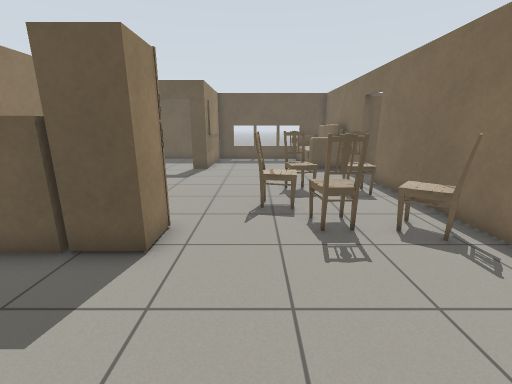
view 1 (above)

21 first-person views from a walk through a robot-simulator world made for Gazebo. The camera is 1.2 m above the floor, tilts 14° down and sees 90° across. The floor is counted in squares, 0.5 m on a side. Each view is taken from the middle of a square. On the plan, view 1 faces up. The plan holds only what a view shows up to about 17 squares ahead; the rest is blank.

view 2
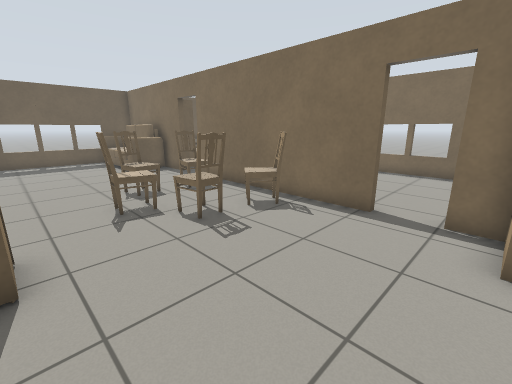

view 3
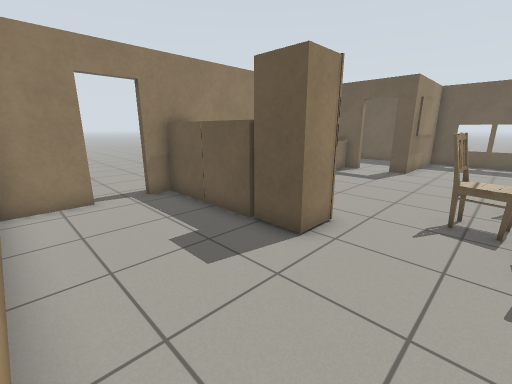

view 4
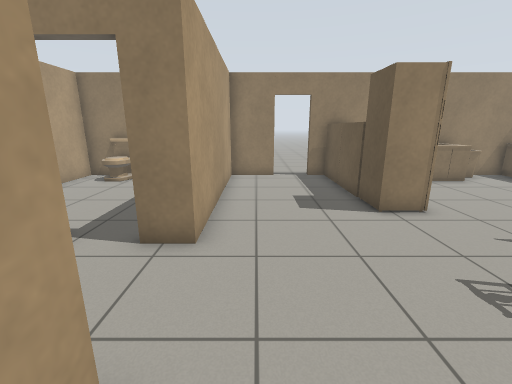

view 5
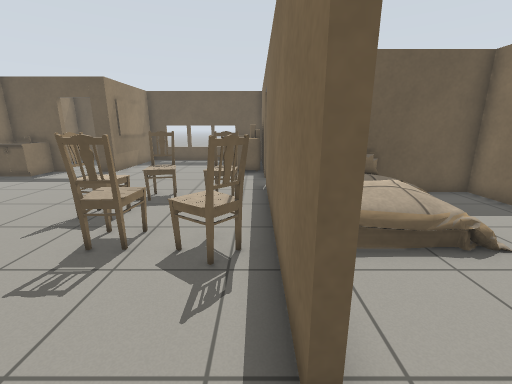

view 6
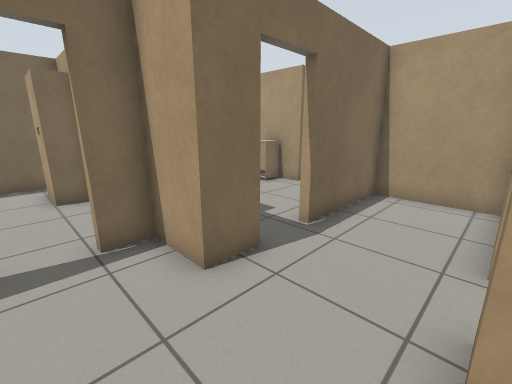

view 7
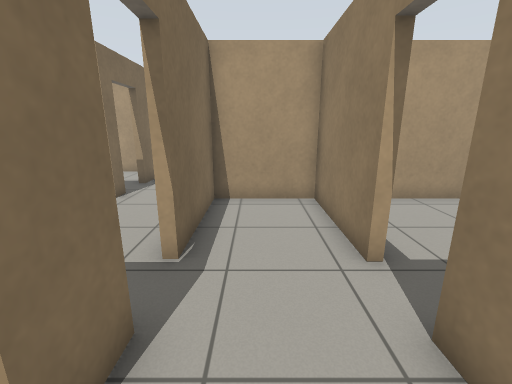

view 8
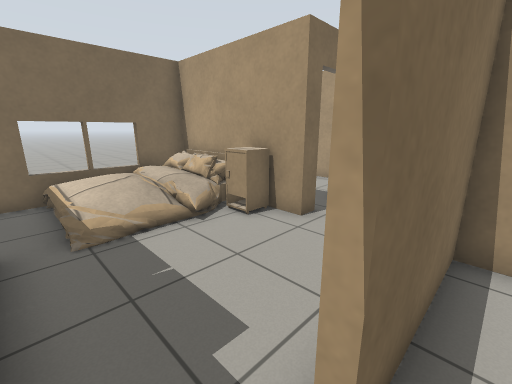

view 9
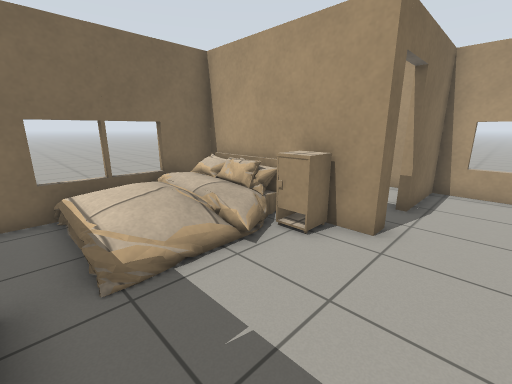

view 10
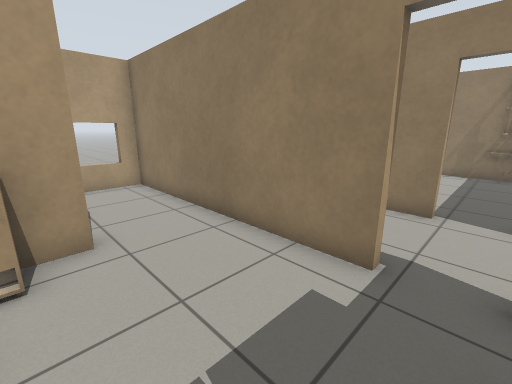

view 11
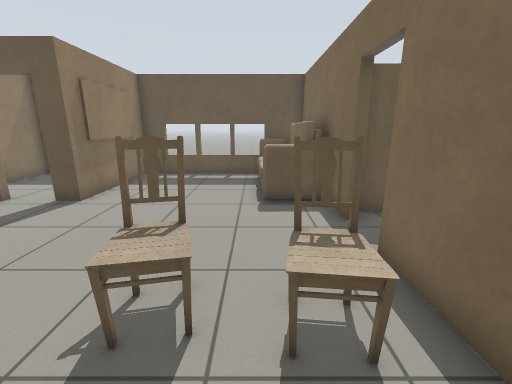

view 12
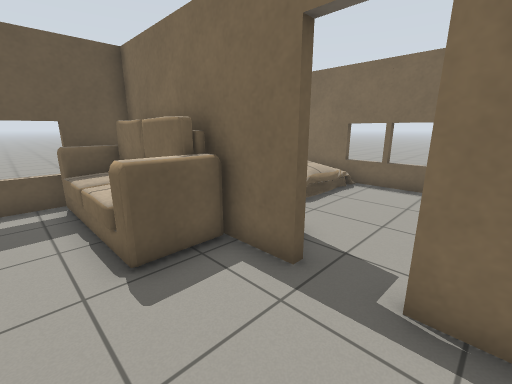

view 13
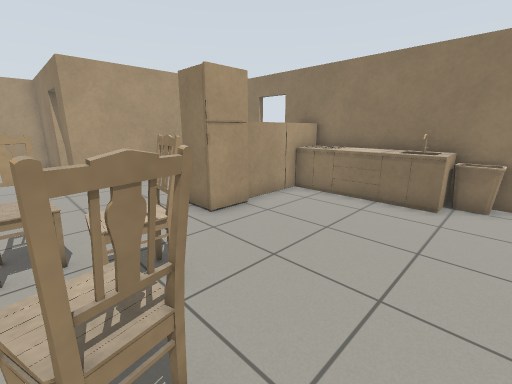

view 14
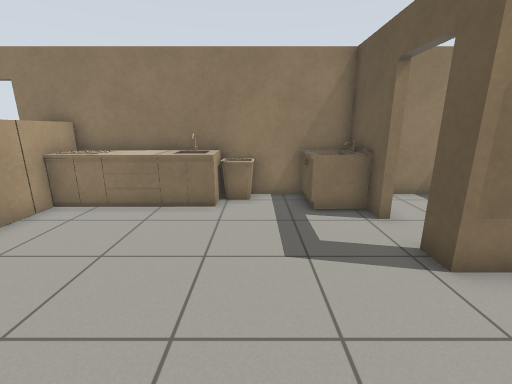

view 15
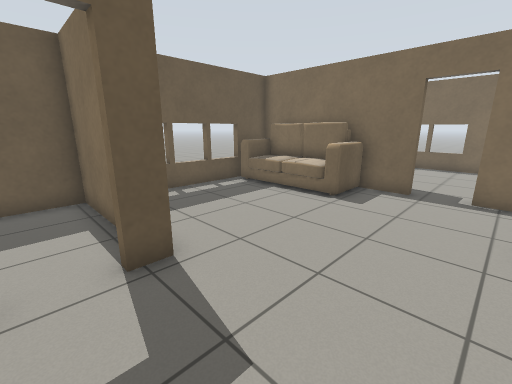

view 16
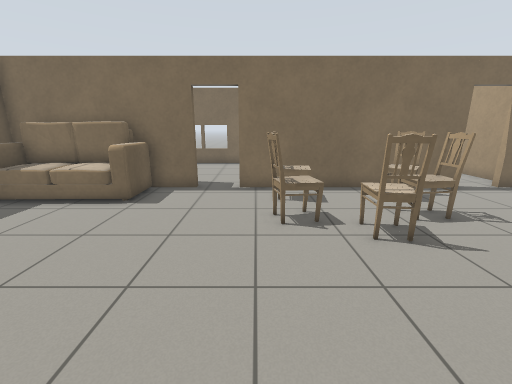

view 17
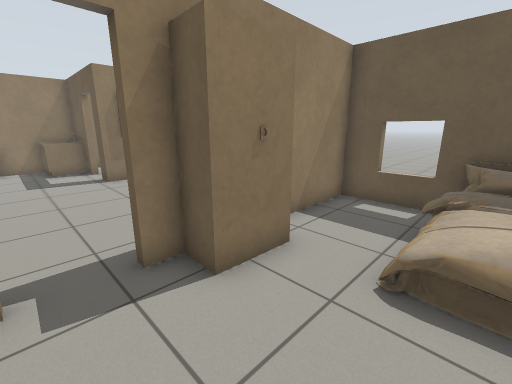

view 18
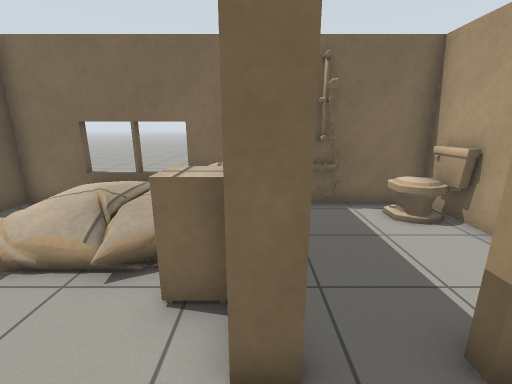

view 19
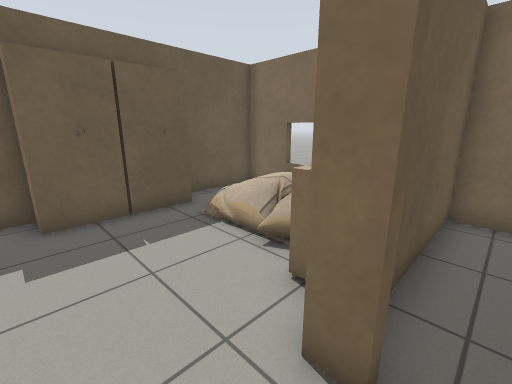

view 20
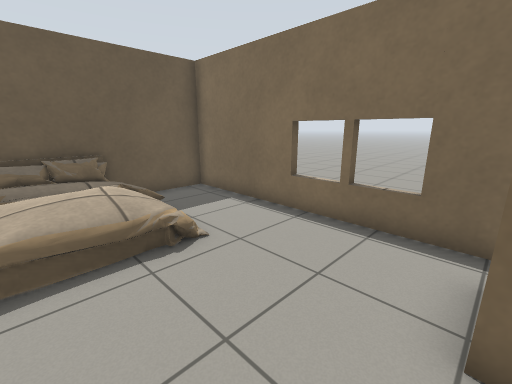

view 21
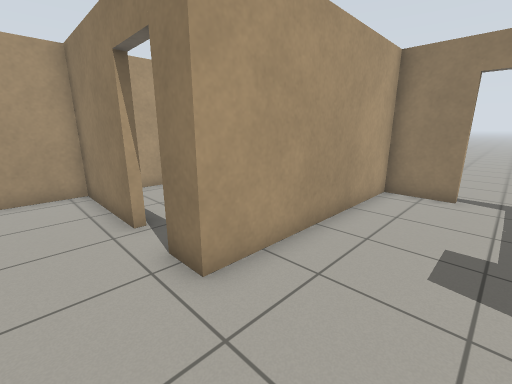

### Floor plan
Key: @ floor where view 1 was taken; # wall or solid block; . floor; D open door; = window, fence, low wall or low ledge.
Columns run from 10 left of view 1 to 13 right of it. Each row starts with its distance up from view 1.
 21  ##  ####=#=#=####=##
 20  #.  ..#.....=##...==
 19  #.. ..#.....==#...==
 18  #.....#.....==#...==  #
 17  #.....#.....==#...====#
 16  #...DD#.....=####.=====
 15   ##=DD.......=###.....#
 14  ##=...........##......=
 13  #.............DD......#
 12  ##............DD......#
 11   #.............########
 10   #=.......=#.#.#=#=...#
  9   #=..........=.#====..#
  8   #=......==....#====..#
  7   #=........=...#====..#
  6   #=...##...#.=##====..#
  5  ########.....=#.......=
  4 .#.............#.......#
  3 .DD............#.......=
  2 .#D............DD......#
  1  #..............D...####
  0  #........@...##########
 -1  ##########...#.####...#
 -2   #.......D...D........#
 -3  ##.......D...D....=====
 -4  #........#...#....=====
 -5  ##=......#...#....=====
 -6  ##=......#...#....====#
 -7  #....... #...#...==##=#
 -8  ##############..#######
 -9               #..D.....#
-10               #..D.....#
-11               #..#.....#
-12               #..#....=#
-13               #..#...###
-14               #=######

Where each view was taken, in squares from view 1:
view 1: 0 up, 0 right, facing up
view 2: 0 up, 2 left, facing up-right
view 3: 0 up, 1 right, facing up-left
view 4: 1 up, 5 right, facing left
view 5: 1 up, 5 right, facing up
view 6: 2 up, 0 right, facing down-right
view 7: 1 up, 2 right, facing down
view 8: 2 down, 3 right, facing down-right
view 9: 2 down, 5 right, facing down-right
view 10: 2 down, 8 right, facing down-left
view 11: 7 up, 3 right, facing up
view 12: 11 up, 2 right, facing up-right
view 13: 12 up, 2 right, facing down-left
view 14: 12 up, 1 right, facing left
view 15: 11 up, 5 left, facing up-right
view 16: 11 up, 5 left, facing right
view 17: 12 up, 10 right, facing up-left
view 18: 8 down, 5 right, facing right
view 19: 9 down, 5 right, facing up-right
view 20: 1 up, 7 right, facing up-right
view 21: 3 up, 2 right, facing down-left
